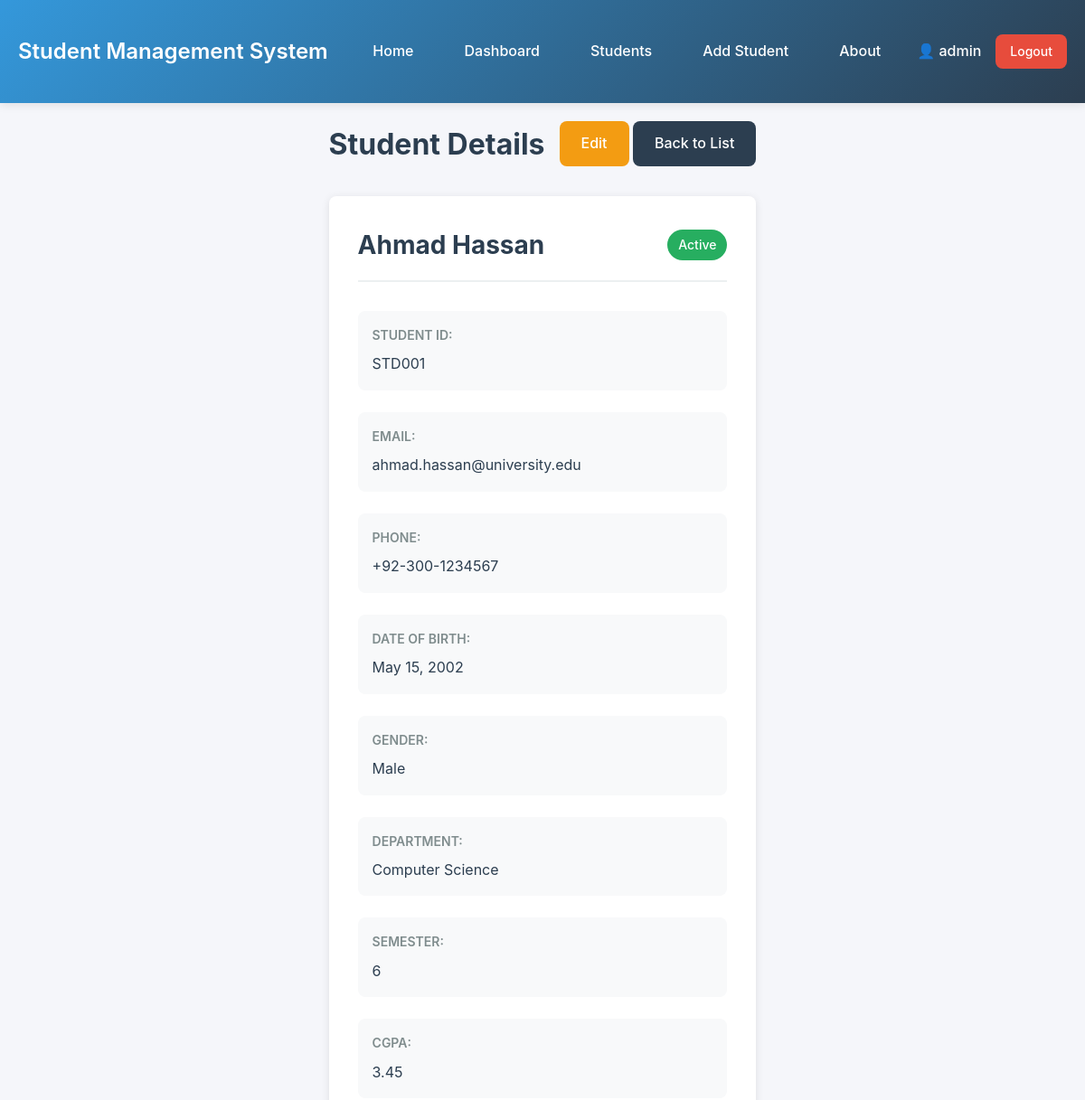
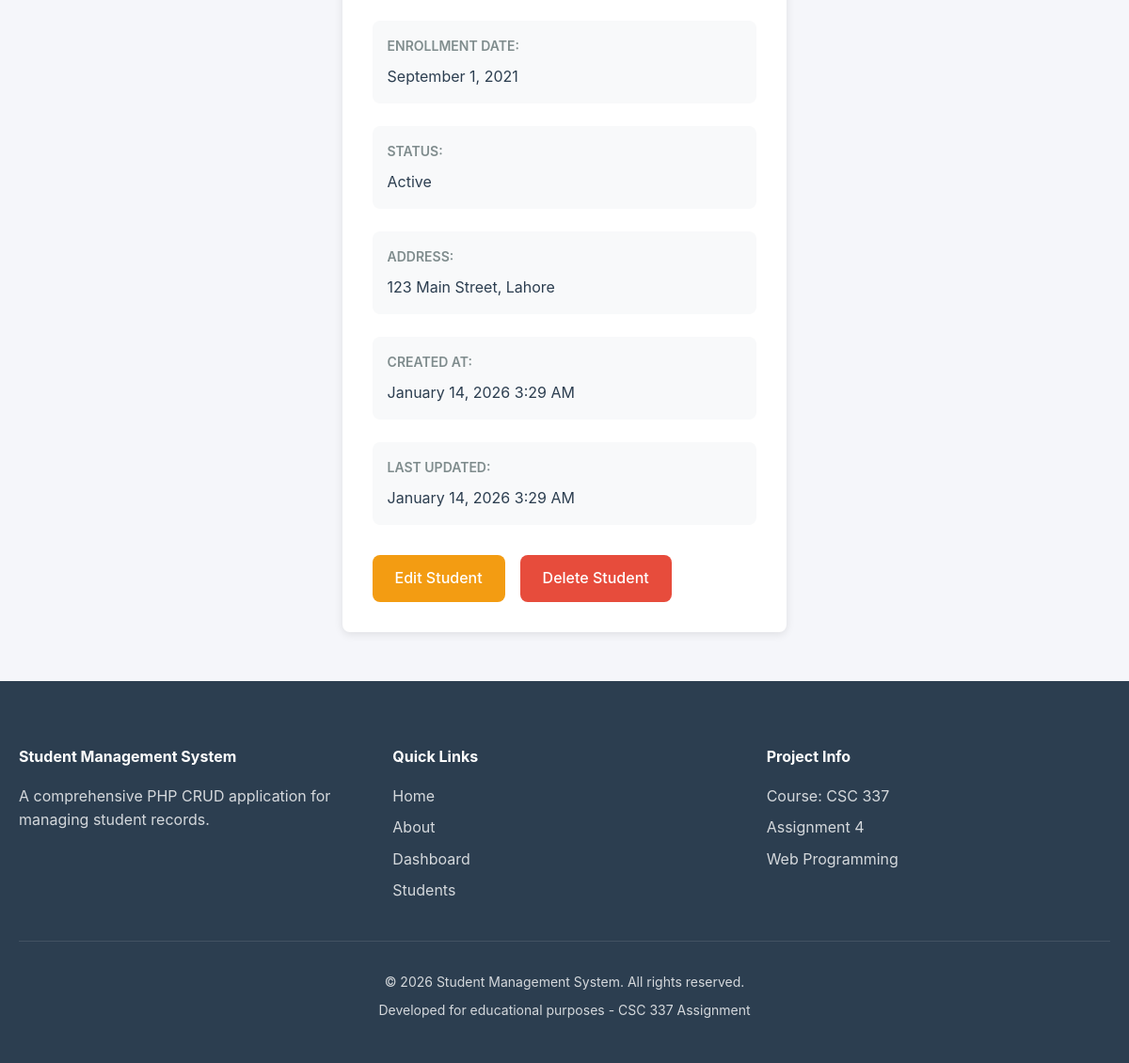
Page /students/view.php?id=1 (signed in) on the committed database (2 pictures, top to bottom).
### tables this page shows
CREATE TABLE students (
    id INT AUTO_INCREMENT PRIMARY KEY,
    student_id VARCHAR(20) NOT NULL UNIQUE,
    first_name VARCHAR(50) NOT NULL,
    last_name VARCHAR(50) NOT NULL,
    email VARCHAR(100) NOT NULL UNIQUE,
    phone VARCHAR(20),
    date_of_birth DATE,
    gender ENUM('Male', 'Female', 'Other') DEFAULT 'Male',
    address TEXT,
    department VARCHAR(100),
    semester INT,
    cgpa DECIMAL(3,2),
    enrollment_date DATE,
    status ENUM('Active', 'Inactive', 'Graduated') DEFAULT 'Active',
    created_at TIMESTAMP DEFAULT CURRENT_TIMESTAMP,
    updated_at TIMESTAMP DEFAULT CURRENT_TIMESTAMP ON UPDATE CURRENT_TIMESTAMP
);

### students/view.php (the view, shortened to what this page needs)
<?php
$id = intval($_GET['id'] ?? 0);
$conn = getConnection();
$stmt = $conn->prepare("SELECT * FROM students WHERE id = ?");
$stmt->bind_param("i", $id);
$stmt->execute();
$result = $stmt->get_result();
$student = $result->fetch_assoc();
?>
<!DOCTYPE html>
<html lang="en">
<head>
    <link rel="stylesheet" href="../assets/css/style.css">
</head>
<body>
    <?php include '../includes/header.php'; ?>
    <div class="container">
        <div class="page-header">
            <h1>Student Details</h1>
            <div>
                <a href="edit.php?id=<?php echo $student['id']; ?>" class="btn btn-warning">Edit</a>
                <a href="list.php" class="btn btn-secondary">Back to List</a>
            </div>
        </div>
        <div class="detail-card">
            <div class="detail-header">
                <h2><?php echo htmlspecialchars($student['first_name'] . ' ' . $student['last_name']); ?></h2>
                <span class="badge badge-<?php echo strtolower($student['status']); ?>">
                    <?php echo htmlspecialchars($student['status']); ?>
                </span>
            </div>
            <div class="detail-grid">
                <div class="detail-item">
                    <label>Student ID:</label>
                    <span><?php echo htmlspecialchars($student['student_id']); ?></span>
                </div>
                <div class="detail-item">
                    <label>Email:</label>
                    <span><?php echo htmlspecialchars($student['email']); ?></span>
                </div>
                <div class="detail-item">
                    <label>Phone:</label>
                    <span><?php echo htmlspecialchars($student['phone'] ?: 'N/A'); ?></span>
                </div>
                <div class="detail-item">
                    <label>Date of Birth:</label>
                    <span><?php echo $student['date_of_birth'] ? date('F j, Y', strtotime($student['date_of_birth'])) : 'N/A'; ?></span>
                </div>
                <div class="detail-item">
                    <label>Gender:</label>
                    <span><?php echo htmlspecialchars($student['gender']); ?></span>
                </div>
                <div class="detail-item">
                    <label>Department:</label>
                    <span><?php echo htmlspecialchars($student['department']); ?></span>
                </div>
                <div class="detail-item">
                    <label>Semester:</label>
                    <span><?php echo htmlspecialchars($student['semester']); ?></span>
                </div>
                <div class="detail-item">
                    <label>CGPA:</label>
                    <span><?php echo number_format($student['cgpa'], 2); ?></span>
                </div>
                <div class="detail-item">
                    <label>Enrollment Date:</label>
                    <span><?php echo date('F j, Y', strtotime($student['enrollment_date'])); ?></span>
                </div>
                <div class="detail-item">
                    <label>Status:</label>
                    <span><?php echo htmlspecialchars($student['status']); ?></span>
                </div>
                <div class="detail-item full-width">
                    <label>Address:</label>
                    <span><?php echo htmlspecialchars($student['address'] ?: 'N/A'); ?></span>
                </div>
                <div class="detail-item">
                    <label>Created At:</label>
                    <span><?php echo date('F j, Y g:i A', strtotime($student['created_at'])); ?></span>
                </div>
                <div class="detail-item">
                    <label>Last Updated:</label>
                    <span><?php echo date('F j, Y g:i A', strtotime($student['updated_at'])); ?></span>
                </div>
            </div>
            <div class="detail-actions">
                <a href="edit.php?id=<?php echo $student['id']; ?>" class="btn btn-warning">Edit Student</a>
                <a href="delete.php?id=<?php echo $student['id']; ?>"
                   class="btn btn-danger"
                   onclick="return confirm('Are you sure you want to delete this student?')">Delete Student</a>
            </div>
        </div>
    </div>
    <?php include '../includes/footer.php'; ?>
</body>
</html>

### assets/css/style.css (style rules this page uses)
* { margin: 0; padding: 0; box-sizing: border-box; }
:root { --primary-color: #3498db; --secondary-color: #2c3e50; --success-color: #27ae60; --warning-color: #f39c12; --danger-color: #e74c3c; --info-color: #16a085; --light-gray: #ecf0f1; --dark-gray: #7f8c8d; --white: #ffffff; --black: #000000; --border-radius: 8px; --box-shadow: 0 2px 10px rgba(0, 0, 0, 0.1); --transition: all 0.3s ease; }
body { font-family: -apple-system, BlinkMacSystemFont, 'Segoe UI', Roboto, 'Helvetica Neue', Arial, sans-serif; line-height: 1.6; color: var(--secondary-color); background-color: #f5f6fa; min-height: 100vh; display: flex; flex-direction: column; }
a { text-decoration: none; color: var(--primary-color); transition: var(--transition); }
.container { max-width: 1200px; margin: 0 auto; padding: 20px; flex: 1; }
.btn { display: inline-block; padding: 0.75rem 1.5rem; border: none; border-radius: var(--border-radius); font-size: 1rem; font-weight: 500; text-align: center; cursor: pointer; transition: var(--transition); text-decoration: none; }
.btn-secondary { background-color: var(--secondary-color); color: var(--white); }
.btn-warning { background-color: var(--warning-color); color: var(--white); }
.btn-danger { background-color: var(--danger-color); color: var(--white); }
.page-header { display: flex; justify-content: space-between; align-items: center; margin-bottom: 2rem; flex-wrap: wrap; gap: 1rem; }
.page-header h1 { color: var(--secondary-color); font-size: 2rem; font-weight: 700; }
.form-card, .table-card, .detail-card, .delete-card, .filter-card { background: var(--white); border-radius: var(--border-radius); box-shadow: var(--box-shadow); padding: 2rem; margin-bottom: 2rem; }
.badge { display: inline-block; padding: 0.35rem 0.75rem; border-radius: 20px; font-size: 0.875rem; font-weight: 500; color: var(--white); }
.badge-active { background-color: var(--success-color); }
.detail-header { display: flex; justify-content: space-between; align-items: center; margin-bottom: 2rem; padding-bottom: 1rem; border-bottom: 2px solid var(--light-gray); }
.detail-header h2 { color: var(--secondary-color); font-size: 1.75rem; }
.detail-grid { display: grid; grid-template-columns: repeat(auto-fit, minmax(300px, 1fr)); gap: 1.5rem; margin-bottom: 2rem; }
.detail-item { padding: 1rem; background-color: #f8f9fa; border-radius: var(--border-radius); }
.detail-item.full-width { grid-column: 1 / -1; }
.detail-item label { display: block; font-weight: 600; color: var(--dark-gray); margin-bottom: 0.5rem; font-size: 0.875rem; text-transform: uppercase; }
.detail-item span { color: var(--secondary-color); font-size: 1rem; }
.detail-actions { display: flex; gap: 1rem; margin-top: 2rem; flex-wrap: wrap; }

### rows in the picture
students: first_name+last_name "Ahmad Hassan", status "Active", student "STD001", email "ahmad.hassan@university.edu", phone "+92-300-1234567", date_of_birth "May 15, 2002", gender "Male", department "Computer Science", semester "6", cgpa "3.45", enrollment_date "September 1, 2021", address "123 Main Street, Lahore", created_at "January 14, 2026 3:29 AM", updated_at "January 14, 2026 3:29 AM"

### other values in the picture
$_SESSION['username'] "admin"
